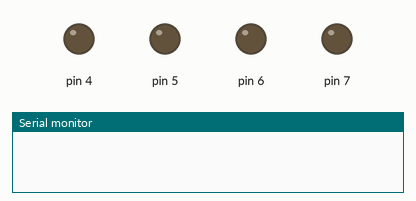
Recording of a sketch running on a simulated Arduino Uno, built with avr-gcc and run on an emulated ATmega328P. Shown: output pins drawn as LEDs (lit = HIGH), the last lines printed to the serial monitor.

Above: at 0.5 s.
At 1.5 s:
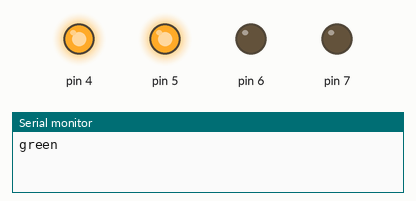
At 2.5 s:
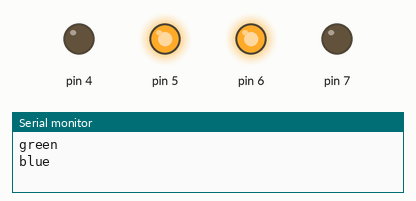
Timing chart, 0 to 3.5 s (numbered marks = the images above):
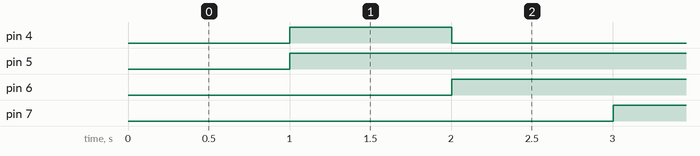

The sketch:

sketch_dec01a.ino
```cpp
unsigned long long l_time;
String color = "r";

void setup() {
  // put your setup code here, to run once:
  pinMode(4, OUTPUT);
  pinMode(5, OUTPUT);
  pinMode(6, OUTPUT);
  pinMode(7, OUTPUT);
  l_time = millis();
  Serial.begin(9600);
}


void red() {
  digitalWrite(7, HIGH);
  digitalWrite(6, HIGH);
  digitalWrite(4, LOW);
  digitalWrite(5, HIGH);
}

void blue() {
  digitalWrite(7, LOW);
  digitalWrite(6, HIGH);
  digitalWrite(4, LOW);
  digitalWrite(5, HIGH);
}

void green() {
  digitalWrite(7, LOW);
  digitalWrite(6, LOW);
  digitalWrite(4, HIGH);
  digitalWrite(5, HIGH);
}

void changeColor() {
  if (color == "r") {
    color = "g";
    green();
    Serial.println("green");
  } else if (color == "g") {
    color = "b";
    blue();
    Serial.println("blue");
  } else if (color == "b") {
    color = "r";
    red();
    Serial.println("red");
  }
}

void loop() {
  // put your main code here, to run repeatedly:
  if (millis() - l_time > 1000) {
    l_time = millis();

    changeColor();
  }


}
```

Measured:
- by itself, pin 4, pin 7: alternates HIGH for 1.0 s and LOW for 2.0 s
- by itself, pin 5: LOW → HIGH at 1.0 s
- by itself, pin 6: alternates HIGH for 2.0 s and LOW for 1.0 s
